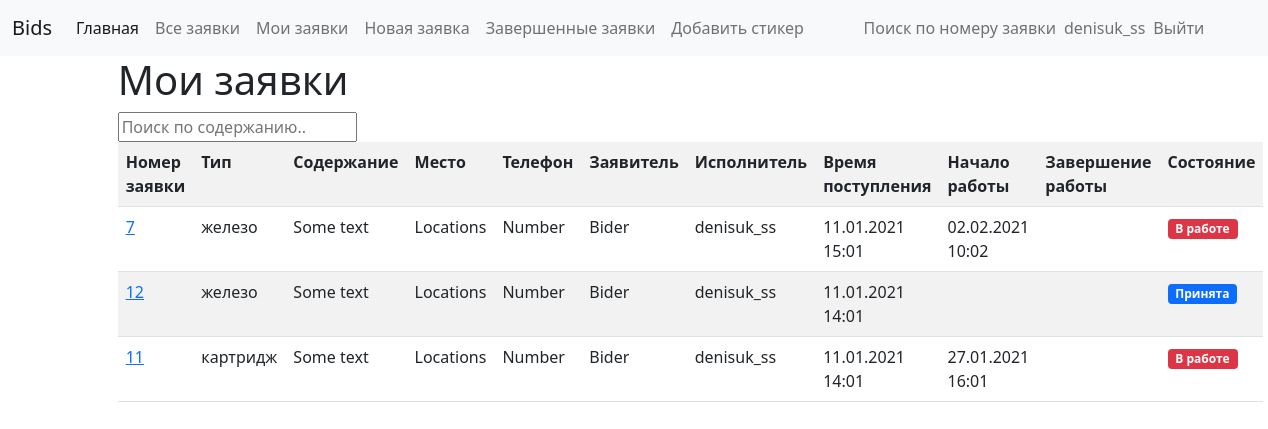
The page /system/mybids/ (signed in) on the database its author committed.
### system/models.py (models this page shows, shortened)
class Bid(models.Model):
    text = models.TextField(max_length=1000, help_text="Enter a brief description of the bid", verbose_name="Текст заявки")
    TYPE_OF_BID = (
        ('h', 'железо'),
        ('c', 'картридж'),
        ('pr', 'принтер'),
        ('w', 'сеть'),
        ('t', 'телефон'),
        ('v', 'вирусы'),
        ('s', 'софт'),
        ('pa', 'Парус'),
    )
    type_bid = models.CharField(max_length=2, choices=TYPE_OF_BID, blank=True, default='h', verbose_name="Тип заявки")
    location = models.CharField(max_length=200, default='Кабинет', verbose_name="Кабинет")
    telephone_num = models.CharField(max_length=200, default='Телефон', verbose_name="Телефон")
    bider = models.CharField(max_length=200, default='', verbose_name="Заявитель")
    maker = models.ForeignKey(User, on_delete=models.SET_NULL, null=True, verbose_name="Исполнитель")
    helper = models.CharField(max_length=200, null=True, verbose_name="Помощник")
    time_creation = models.DateTimeField(null=True, verbose_name="Дата создания заявки")
    time_start = models.DateTimeField(null=True, verbose_name="Дата начала работы")
    time_done = models.DateTimeField(null=True, verbose_name="Дата завершения работы")
    STATUS = (
        ('a', 'принята'),
        ('w', 'в работе'),
        ('f', 'выполнена'),
    )
    status = models.CharField(max_length=1, choices=STATUS, default='a', verbose_name="Статус заявки")
    comment = models.CharField(max_length=200, default='', verbose_name="Комментарий")
    result = models.CharField(max_length=300, default='', verbose_name="Результат работы")
    class Meta:
        verbose_name_plural = "Заявки"
        verbose_name = "Заявка"
    def get_absolute_url(self):
        return reverse('bid-detail', args=[str(self.id)])

### system/views.py (the view)
# urls.py: path('mybids/', views.MakingBidsByUserListView.as_view(), name='my-bids'),
class MakingBidsByUserListView(LoginRequiredMixin,generic.ListView):
    model = Bid
    template_name ='system/bids_for_user.html'
    paginate_by = 5
    def get_queryset(self):
        return Bid.objects.all().exclude(status="f").filter(maker=self.request.user).order_by('-time_creation')

### system/templates/system/bids_for_user.html (shortened to what this page needs)
{% extends "base_generic.html" %}
{% block content %}
    <h1>Мои заявки</h1>
{% if bid_list %}
<input type="text" id="myInput" onkeyup="myFunction()" placeholder="Поиск по содержанию.." title="Type in a name">
<table class="table table-striped" id="myTable">
   <tr class="header"><th>Номер заявки</th>
       <th>Тип</th>
       <th>Содержание</th>
       <th>Место</th>
       <th>Телефон</th>
       <th>Заявитель</th>
       <th>Исполнитель</th>
       <th>Время поступления</th>
       <th>Начало работы</th>
       <th>Завершение работы</th>
       <th>Состояние</th>
   </tr>
    {% for bid in bid_list %}
   <tr>
       <td><a href="{{ bid.get_absolute_url }}">{{ bid.id }}</a></td>
       <td>{{ bid.get_type_bid_display }}</td>
       <td>{{ bid.text }}</td>
       <td>{{ bid.location }}</td>
       <td>{{ bid.telephone_num }}</td>
       <td>{{ bid.bider }}</td>
       <td>{{ bid.maker }}</td>
       <td>{{ bid.time_creation|date:"d.m.Y H:m" }}</td>
       <td>{{ bid.time_start|date:"d.m.Y H:m" }}</td>
       <td>{{ bid.time_done|date:"d.m.Y H:m" }}</td>
       <td>
           {% if bid.status == "a" %}<span class="badge bg-primary">Принята</span>
           {% endif %}
           {% if bid.status == "w" %}<span class="badge bg-danger">В работе</span>
           {% endif %}
       </td>
   </tr>
    {% endfor %}
</table>
{% else %}
      <p>There are no bids for you.</p>
{% endif %}
{% endblock %}

### system/templates/base_generic.html (shortened to what this page needs)
<!DOCTYPE html>
<html lang="en">
<head>
  <link href="https://cdn.jsdelivr.net/npm/bootstrap@5.0.0-beta1/dist/css/bootstrap.min.css" rel="stylesheet">
{% load django_bootstrap_icons %}{% include_bootstrap_icons %}
  {% load static %}
</head>
<body>
<nav class="navbar navbar-expand-lg navbar-light bg-light" >
  <div class="container-fluid">
    <a class="navbar-brand" href="{% url 'index' %}">Bids</a>
    <div class="collapse navbar-collapse" id="navbarSupportedContent">
      <ul class="navbar-nav me-auto mb-2 mb-lg-0">
        <li class="nav-item">
          <a class="nav-link active" aria-current="page" href="{% url 'index' %}">Главная</a>
        </li>
        <li class="nav-item">
          <a class="nav-link" href="{% url 'bids' %}">Все заявки</a>
        </li>
        {% if user.is_authenticated %}
            <li class="nav-item"><a class="nav-link" href="{% url 'my-bids' %}">Мои заявки</a></li>
            <li class="nav-item"><a class="nav-link" href="{% url 'bid-create' %}">Новая заявка</a></li>
            <li class="nav-item"><a class="nav-link" href="{% url 'bid-archive' %}">Завершенные заявки</a></li>
            <li class="nav-item"><a class="nav-link" href="{% url 'sticker-create' %}">Добавить стикер</a></li>
        {% endif %}
      </ul>
      <ul class="navbar-nav me-auto mb-2 mb-lg-0">
          <li class="nav-item"><a class="nav-link" href="{% url 'bid-search' %}">Поиск по номеру заявки</a></li>
        {% if user.is_authenticated %}
        <span class="navbar-text"> {{ user.get_username }}</span>
        <li class="nav-item"><a class="nav-link" href="{% url 'logout'%}?next={{request.path}}">Выйти</a></li>
        {% else %}
        <li class="nav-item"><a class="nav-link" href="{% url 'login'%}?next={{request.path}}">Войти</a></li>
        {% endif %}
      </ul>
    </div>
  </div>
</nav>
<div class="container-fluid">
<div class="row">
  <div class="col-sm-10 mx-auto">
  {% block content %}{% endblock %}
  </div>
</div>
</div>
</body>
</html>

### rows shown on the page
Bid: id "7", type_bid "железо", text "Some text", location "Locations", telephone_num "Number", bider "Bider", maker "denisuk_ss", time_creation "11.01.2021 15:01", time_start "02.02.2021 10:02", status "В работе"
Bid: id "12", type_bid "железо", text "Some text", location "Locations", telephone_num "Number", bider "Bider", maker "denisuk_ss", time_creation "11.01.2021 14:01", status "Принята"
Bid: id "11", type_bid "картридж", text "Some text", location "Locations", telephone_num "Number", bider "Bider", maker "denisuk_ss", time_creation "11.01.2021 14:01", time_start "27.01.2021 16:01", status "В работе"

### other values the page prints
{{ user.get_username }} "denisuk_ss"
